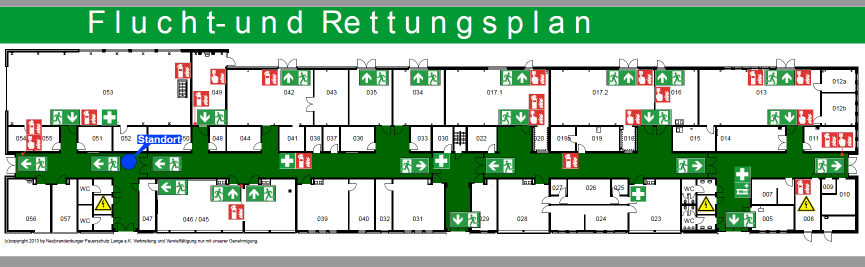
#> input picture test/EG2.PNG, 1730 x 534 px (shown at 1/2 size)
$ python edge_detection_test.py
#> lines starting #> are read from the running program, lines starting #| are printed output that depends on the picture; after the words box and inside, x2 and y2 are one past the last pixel; in counts of white or black regions, pixels touching at a corner belong together
import cv2
import matplotlib.pyplot as plt

# img = cv2.imread("IMG_3753.JPG")
img = cv2.imread("EG2.PNG")
#> img is the input picture: shape (534, 1730, 3); mean B, G, R 166.6, 192.8, 161.4
img = cv2.resize(img, (1000,500))
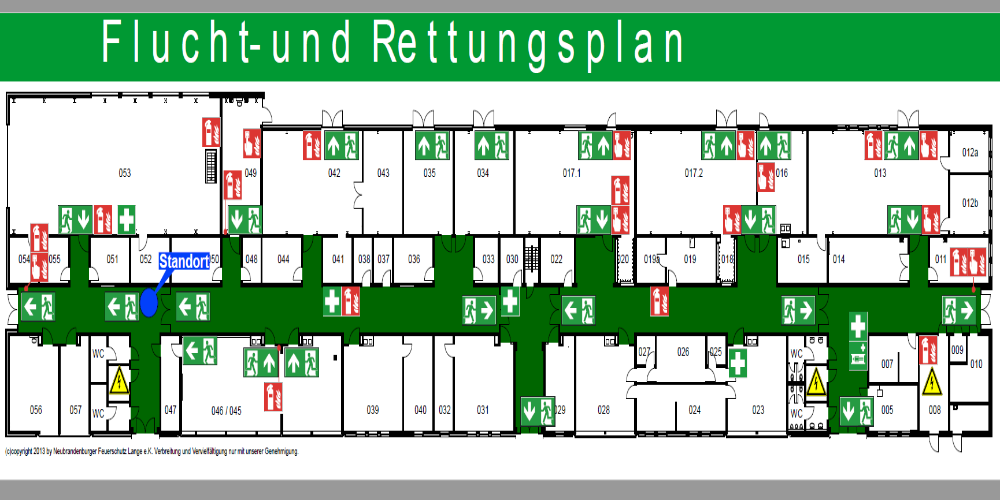
#> img: shape (500, 1000, 3); mean B, G, R 166.6, 192.7, 161.4

gray = cv2.cvtColor(img, cv2.COLOR_BGR2GRAY)
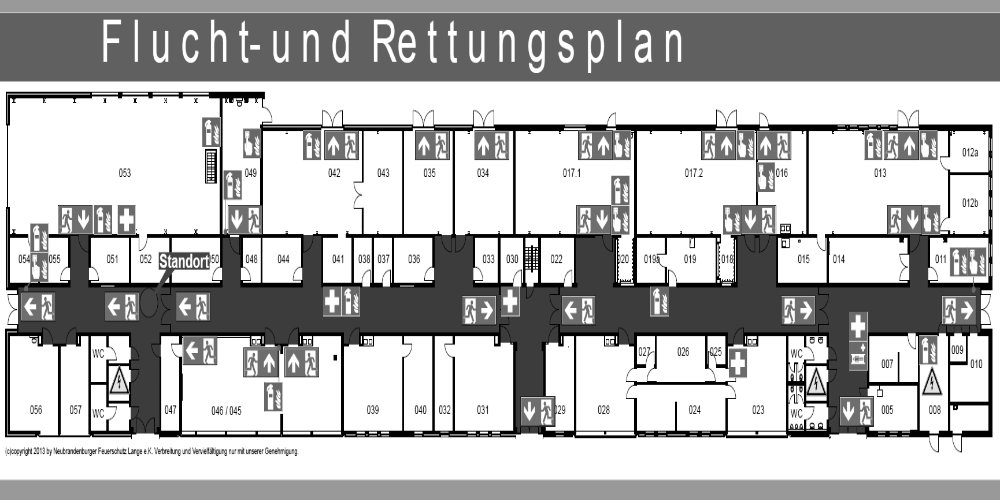
#> gray: shape (500, 1000); min 0, max 255, mean 180.4
gray_gau = cv2.GaussianBlur(gray, (7,7), 0)
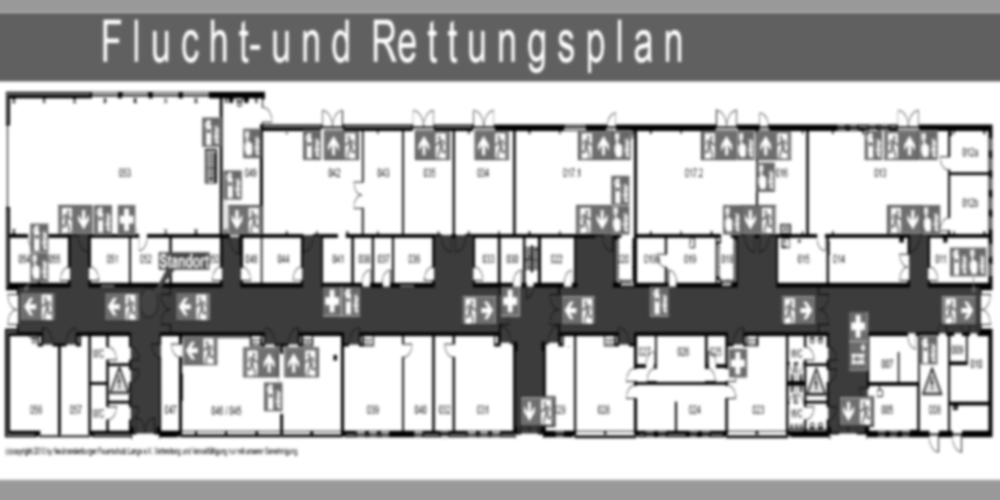
#> gray_gau: shape (500, 1000); min 0, max 255, mean 180.4
ret, img2 = cv2.threshold(gray, 140, 100, cv2.THRESH_BINARY_INV)
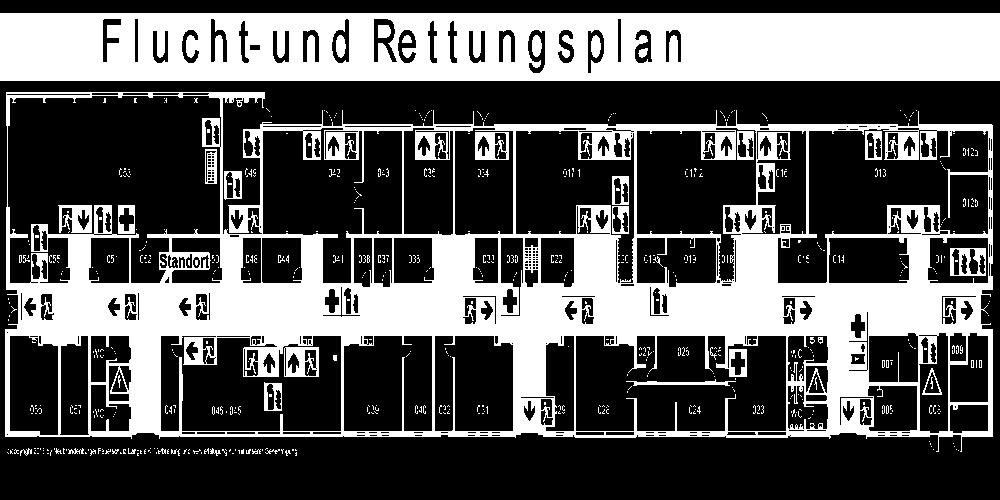
#> img2: shape (500, 1000); values 0 (black) and 100 (white), 35.2% white; 641 white regions (603 under 20 px), largest, box (x1, y1, x2, y2) and area: (5, 92, 993, 452) 105649, (0, 13, 1000, 81) 61258, (284, 347, 319, 377) 672
img_canny = cv2.Canny(gray, 50, 150)
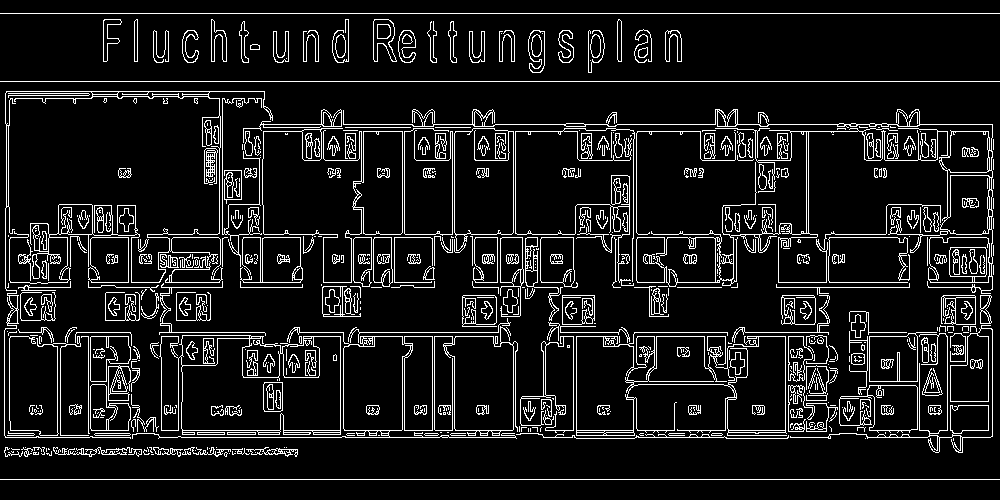
#> img_canny: shape (500, 1000); 9.9% white in thin lines or dots


# plt.subplot(2,2,1)
# plt.imshow(img)

plt.subplot(2,2,1)
plt.imshow(cv2.cvtColor(gray, cv2.COLOR_BGR2RGB))

plt.subplot(2,2,2)
plt.imshow(cv2.cvtColor(gray_gau, cv2.COLOR_BGR2RGB))

plt.subplot(2,2,3)
plt.imshow(img2, cmap="gray")

plt.subplot(2,2,4)
plt.imshow(img_canny, cmap="gray")


plt.show()
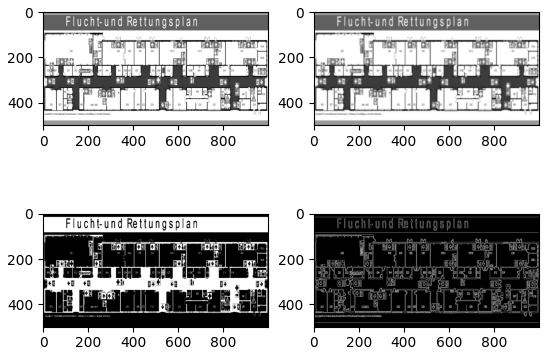
#> figure drawn by matplotlib, 4 panels
